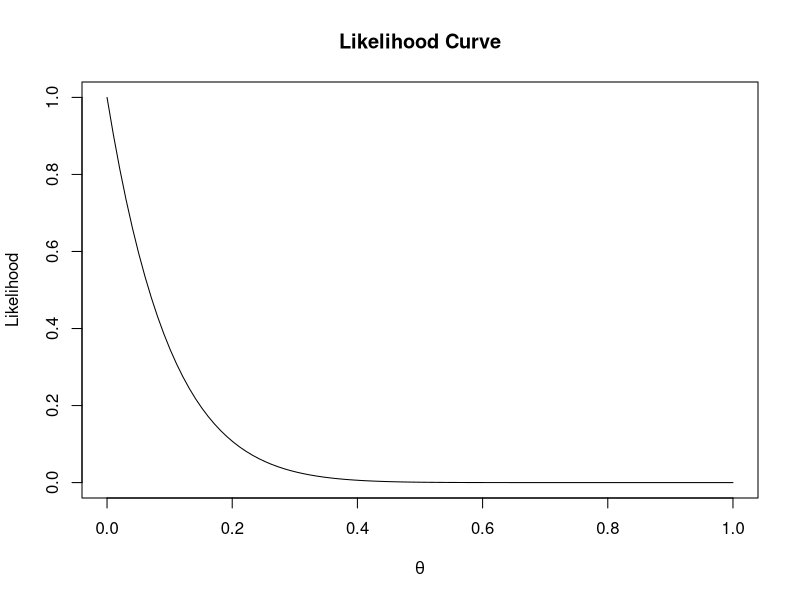

R code for this plot:
#plot likelihood curve----
n<-10 #set total trials
x<-8 #set successes
x<-0
theta<- seq(0,1,len=100) #create theta variable, from 0 to 1
like <- dbinom(x,n,theta) #create likelihood function
plot(theta,like,type='l',xlab=expression(theta), ylab='Likelihood', main="Likelihood Curve")

#? Daniel Lakens, 2016. 
# This work is licensed under a Creative Commons Attribution-NonCommercial-ShareAlike 4.0 International License. https://creativecommons.org/licenses/by-nc-sa/4.0/